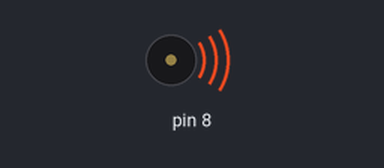
This sketch was run on a simulated Arduino Uno, built with avr-gcc and run on an emulated ATmega328P. Parts: buzzer (waves = sounding).

Above: at 0.05 s.
Timing chart, 0 to 3.0 s (numbered marks = the images above):
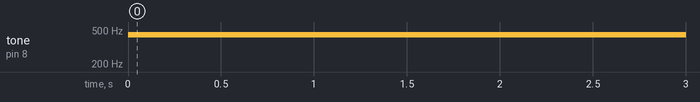

Measured:
- by itself, tone on pin 8: silent → 440 Hz at 0.00 s

The sketch:

speaker_test.ino
```cpp
void setup() {
  // nothing to do here
}

void loop() {
  // play the tone for 1 second:
  tone(8, 440,1000);
  // do nothing else for the one second you're playing:
  delay(1000);
}
```
